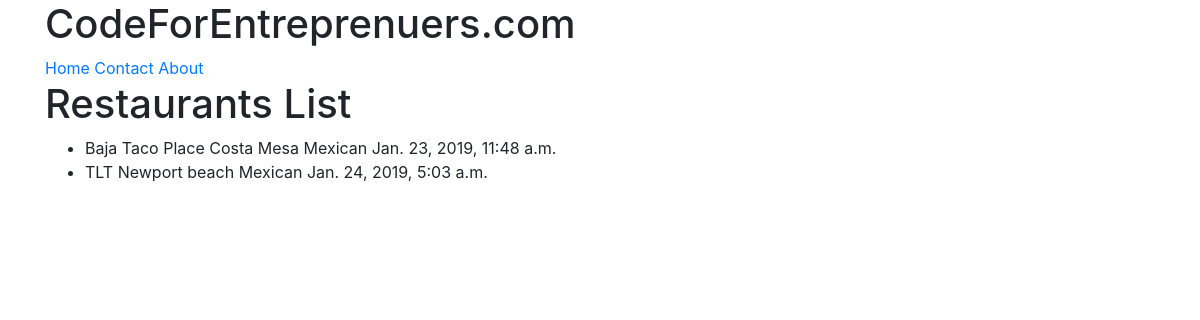
The page /restaurants/ on the database as committed earlier.
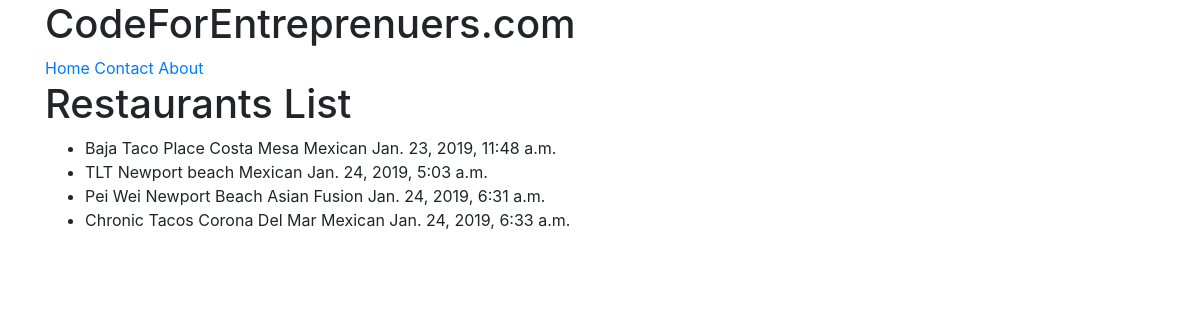
The same page on the database as committed later.
### restaurants/models.py (models this page shows, shortened)
class RestaurantLocation(models.Model):
    name         = models.CharField(max_length=120)
    location     = models.CharField(max_length=120, null=True, blank=True)
    category     = models.CharField(max_length=120, null=True, blank=True)
    timestamp    = models.DateTimeField(auto_now=True)

### restaurants/views.py (the view)
# urls.py: url(r'^restaurants/$', RestaurantListView.as_view()),
class RestaurantListView(ListView):
    def get_queryset(self):
        slug = self.kwargs.get('slug')
        if slug:
            queryset = RestaurantLocation.objects.filter(
                Q(category__iexact=slug)|
                Q(category__icontains=slug)
            )
        else:
            queryset = RestaurantLocation.objects.all()
        return queryset

### restaurants/templates/restaurants/restaurantlocation_list.html (shortened to what this page needs)
{% extends "base.html" %}
{% block content %}
<h1> Restaurants List </h1>
<ul>
  {% for obj in object_list %}
  <li> {{ obj.name }} {{ obj.location }} {{ obj.category }} {{ obj.timestamp }}</li>
  {% endfor %}
</ul>
{% endblock content %}

### templates/base.html (shortened to what this page needs)
<!DOCTYPE html>
<html lang=en>
    <head>
        {% include 'snippets/css.html' %}
    </head>
    <body>
        {% include 'snippets/nav.html' %}
        <div class="container">
          {% block content %} Hello There! {% endblock content %}
        </div>
    </body>
<html>

### templates/snippets/css.html (shortened to what this page needs)
<link href="https://stackpath.bootstrapcdn.com/bootstrap/4.2.1/css/bootstrap.min.css" rel="stylesheet">

### templates/snippets/nav.html
<div class="container">
  <h1> CodeForEntreprenuers.com </h1>
  <a href="/">Home</a>
  <a href="/contact/">Contact</a>
  <a href="/about/">About</a>
</div>

Rows that differ between the two databases and show on the page:
added RestaurantLocation: name "Pei Wei", location "Newport Beach", category "Asian Fusion", timestamp "Jan. 24, 2019, 6:31 a.m."
added RestaurantLocation: name "Chronic Tacos", location "Corona Del Mar", category "Mexican", timestamp "Jan. 24, 2019, 6:33 a.m."
